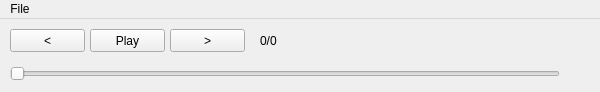
<?xml version="1.0" encoding="UTF-8"?>
<ui version="4.0">
 <class>MainWindow</class>
 <widget class="QMainWindow" name="MainWindow">
  <property name="geometry">
   <rect>
    <x>0</x>
    <y>0</y>
    <width>600</width>
    <height>92</height>
   </rect>
  </property>
  <property name="windowTitle">
   <string>OpenNI</string>
  </property>
  <widget class="QWidget" name="centralWidget">
   <widget class="QSlider" name="slider">
    <property name="geometry">
     <rect>
      <x>10</x>
      <y>45</y>
      <width>550</width>
      <height>19</height>
     </rect>
    </property>
    <property name="focusPolicy">
     <enum>Qt::NoFocus</enum>
    </property>
    <property name="pageStep">
     <number>10</number>
    </property>
    <property name="orientation">
     <enum>Qt::Horizontal</enum>
    </property>
   </widget>
   <widget class="QPushButton" name="btnL">
    <property name="geometry">
     <rect>
      <x>10</x>
      <y>10</y>
      <width>75</width>
      <height>23</height>
     </rect>
    </property>
    <property name="text">
     <string>&lt;</string>
    </property>
   </widget>
   <widget class="QPushButton" name="btnPlay">
    <property name="geometry">
     <rect>
      <x>90</x>
      <y>10</y>
      <width>75</width>
      <height>23</height>
     </rect>
    </property>
    <property name="text">
     <string>Play</string>
    </property>
   </widget>
   <widget class="QPushButton" name="btnR">
    <property name="geometry">
     <rect>
      <x>170</x>
      <y>10</y>
      <width>75</width>
      <height>23</height>
     </rect>
    </property>
    <property name="text">
     <string>&gt;</string>
    </property>
   </widget>
   <widget class="QLabel" name="countframe">
    <property name="geometry">
     <rect>
      <x>260</x>
      <y>14</y>
      <width>100</width>
      <height>16</height>
     </rect>
    </property>
    <property name="text">
     <string>0/0</string>
    </property>
   </widget>
  </widget>
  <widget class="QMenuBar" name="menuBar">
   <property name="geometry">
    <rect>
     <x>0</x>
     <y>0</y>
     <width>600</width>
     <height>21</height>
    </rect>
   </property>
   <widget class="QMenu" name="menuFile">
    <property name="title">
     <string>File</string>
    </property>
    <addaction name="action"/>
   </widget>
   <addaction name="menuFile"/>
  </widget>
  <action name="action">
   <property name="text">
    <string>Open</string>
   </property>
   <property name="shortcut">
    <string>Ctrl+O</string>
   </property>
  </action>
 </widget>
 <layoutdefault spacing="6" margin="11"/>
 <resources/>
 <connections/>
</ui>
